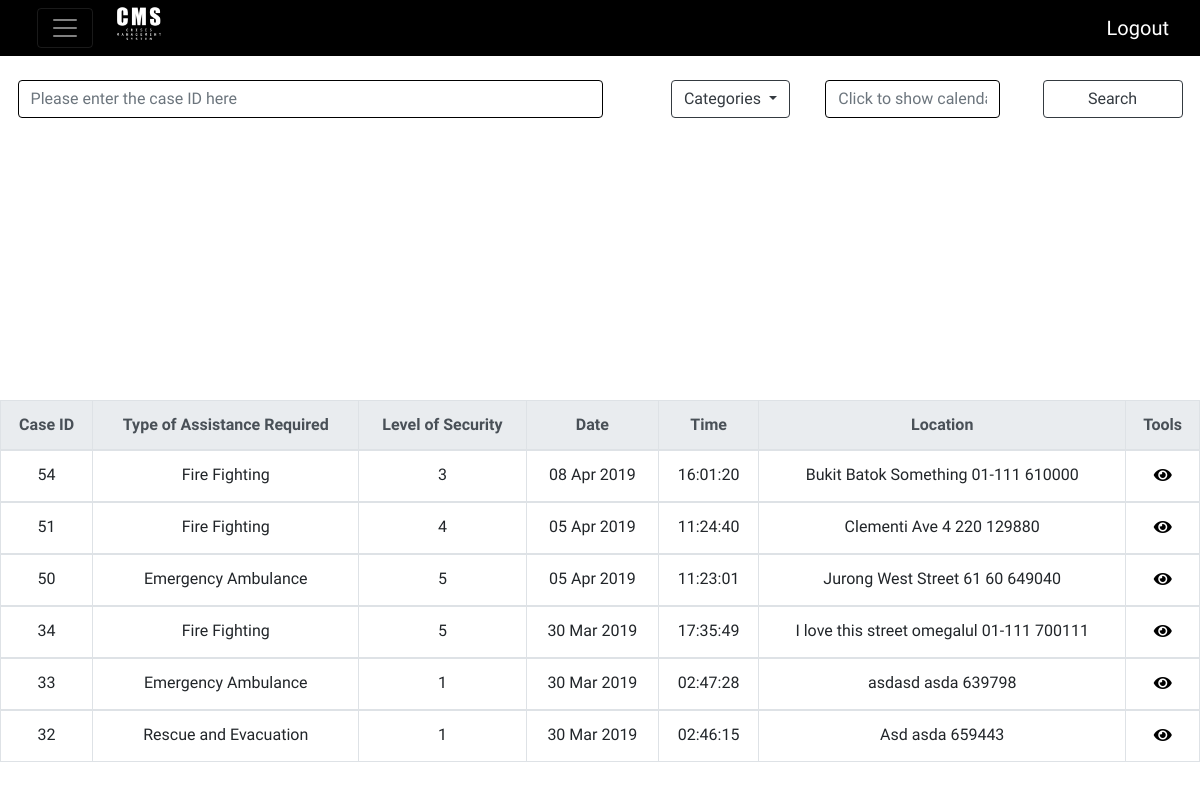
Page /cms/ (signed in) on the committed database.
### cms/models.py (models this page shows)
class Incident(models.Model):
	Fire = 'FIR'
	Haze = 'HAZ'
	Bird = 'BIR'
	Tsunami = 'TSU'
	Aftershock = 'AFT'
	Terrorist = 'TER'
	INCIDENT_TYPE_CHOICES = (
		(Fire,'Fire outbreak'),
		(Haze, 'Haze'),
		(Bird, 'Bird flu outbreak'),
		(Tsunami, 'Tsunami'),
		(Aftershock, 'Earthquake Aftershock'),
		(Terrorist, 'Terrorist Activity')
	)
	id = models.AutoField(primary_key=True)
	submitter = models.ForeignKey(
		User,
		on_delete=models.CASCADE,
		null=True)
	caller = models.CharField(
		max_length=50,
		default='Anonymous')
	message = models.CharField(
		max_length=100,
		default='All is good')
	mobile_number = models.CharField(
		max_length = 15,
		default = '0000 0000')
	incident_type = models.CharField(
		max_length=3,
		choices=INCIDENT_TYPE_CHOICES,
		)
	incident_date = models.DateTimeField('date incident happens',
											auto_now_add=True)
	assistance_type = models.ForeignKey(
		Assistance,
		on_delete=models.CASCADE)
	severity = models.IntegerField(default=1,
		choices=(
			(1,'1'),
			(2,'2'),
			(3,'3'),
			(4,'4'),
			(5,'5'),
			))
	location = models.TextField(default ='Singapore')
	is_closed = models.BooleanField(default=False)
	incident_closed_date = models.DateTimeField(null=True)
	lat = models.FloatField(null=True)
	long = models.FloatField(null=True)
	class Meta:
		ordering = ["-incident_date"]

class Assistance(models.Model):
	number = models.CharField(
		max_length=8)
	name = models.CharField(
		max_length=50)
	def __str__(self):
		return self.name

### cms/views.py (the view)
# urls.py: path('', views.IndexView.as_view(), name='home'),
class IndexView(LoginRequiredMixin, generic.ListView):
	model = Incident
	context_object_name = 'incident_list'
	template_name = 'cms/index.html'
	conditions ={
		"severity": "severity",
		"date" : "incident_date__date"
	}
	def get_context_data(self, **kwargs):
		context = super().get_context_data(**kwargs)
		context['filter'] = IncidentFilter(self.request.GET,queryset=Incident.objects.filter(is_closed = False))
		return context

### cms/templates/cms/index.html (shortened to what this page needs)
{% include "cms/nav bar.html" %}
{% block content %}
{% load tz %}
{% load static %}
{% load staticfiles %}
<html>
<head>
	<link rel="stylesheet" href="https://use.fontawesome.com/releases/v5.7.2/css/all.css">
	<link rel="stylesheet" href="http://code.jquery.com/ui/1.11.0/themes/smoothness/jquery-ui.css">
</head>
<body>
	<div class="container-fluid">
	<form id="filter" method="GET">
		<div class="row" style="margin-top: 2%;">
			<div class="col-md-6">
				<input type="text" class="form-control" placeholder="Please enter the case ID here" name="id" id="id_id" autocomplete="off" style="border:1px solid black;">
			</div>
			<div class="col-md-2 text-right">
				<div class="dropdown">
						<button class="btn btn-outline-dark dropdown-toggle" type="button" id="dropdownMenuButton" data-toggle="dropdown" aria-haspopup="true" aria-expanded="false">
							Categories
						</button>
				</div>
			</div>
			<div class="col-md-2 text-center" >
					<input type="text" name="incident_day" value="" class="datepicker form-control" id="id_incident_day" autocomplete="off" style="border:1px solid black" placeholder="Click to show calendar">
			</div>
			<div class="col-md-2 text-center">
					<button type="submit" class="btn btn-outline-dark" id="search">Search</button>
			</div>
		</div>
		<div id="assistance-menu">
			<div class="row">
				<div class="col-md-9">
				</div>
				<div class="col-md-3">
			</div>
			</div>
		</div>
		</form>
	{% if incident_list %}
		<table class = "table table-bordered table-hover" id="maintable">
			<thead class="thead-light">
				<tr>
					<th scope="col" onclick="sort(0)">Case ID</th>
					<th scope="col">Type of Assistance Required</th>
					<th scope="col" onclick="sort(2)">Level of Security</th>
					<th scope="col" onclick="sort(3)">Date</th>
					<th scope="col" onclick="sort(4)">Time</th>
					<th scope="col">Location</th>
					<th scope="col">Tools</th>
				</tr>
			</thead>
			{%for incident in filter.qs %}
			<tbody>
			<tr id = "rowid">
				<td>{{ incident.id }}</td>
				<td>{{ incident.assistance_type }}</td>
				<td>{{ incident.severity }}</td>
				{% timezone "Asia/Singapore" %}
				<td>{{ incident.incident_date|date:"d M Y" }}</td>
				<td>{{ incident.incident_date|date:"H:i:s"}}</td>
				{% endtimezone %}
				<td>{{incident.location}}</td>
				<td style="text-align: center;">
					<button class= "case-detail" btn data-id="{% url 'cms:case' incident.pk %}" ><i class="fas fa-eye"></i>
					</button>
				</td>
			</tr>
			{% empty %}
		    	<script>
		    		document.getElementById("message").style.display = "block";
		    		document.getElementById("message").innerHTML = "No Incident found. Please choose a different category or value.";
		    	</script>
			{% endfor %}
			</tbody>
		</table>
	{% else %}
		<p>No incidents are available.</p>
	{% endif %}
	</div>
</body>
{% endblock %}
</html>

### cms/templates/cms/nav bar.html (style rules this page uses)
.container-fluid { font-family: 'Roboto Condensed', sans-serif; }
.container-fluid { padding: 0; }

### cms/templates/cms/index.html (style rules this page uses)
table { position: absolute; top: 50%; text-align: center; }
input[type=text] { position: relative; left: 3%; }
#search { width: 80%; }
.case-detail { border: none; background: none; cursor: pointer; }
th { cursor: pointer; }

### rows in the picture
Incident: id "54", assistance_type "Fire Fighting", severity "3", incident_date "08 Apr 2019", incident_date "16:01:20", location "Bukit Batok Something 01-111 610000"
Incident: id "51", assistance_type "Fire Fighting", severity "4", incident_date "05 Apr 2019", incident_date "11:24:40", location "Clementi Ave 4 220 129880"
Incident: id "50", assistance_type "Emergency Ambulance", severity "5", incident_date "05 Apr 2019", incident_date "11:23:01", location "Jurong West Street 61 60 649040"
Incident: id "34", assistance_type "Fire Fighting", severity "5", incident_date "30 Mar 2019", incident_date "17:35:49", location "I love this street omegalul 01-111 700111"
Incident: id "33", assistance_type "Emergency Ambulance", severity "1", incident_date "30 Mar 2019", incident_date "02:47:28", location "asdasd asda 639798"
Incident: id "32", assistance_type "Rescue and Evacuation", severity "1", incident_date "30 Mar 2019", incident_date "02:46:15", location "Asd asda 659443"
